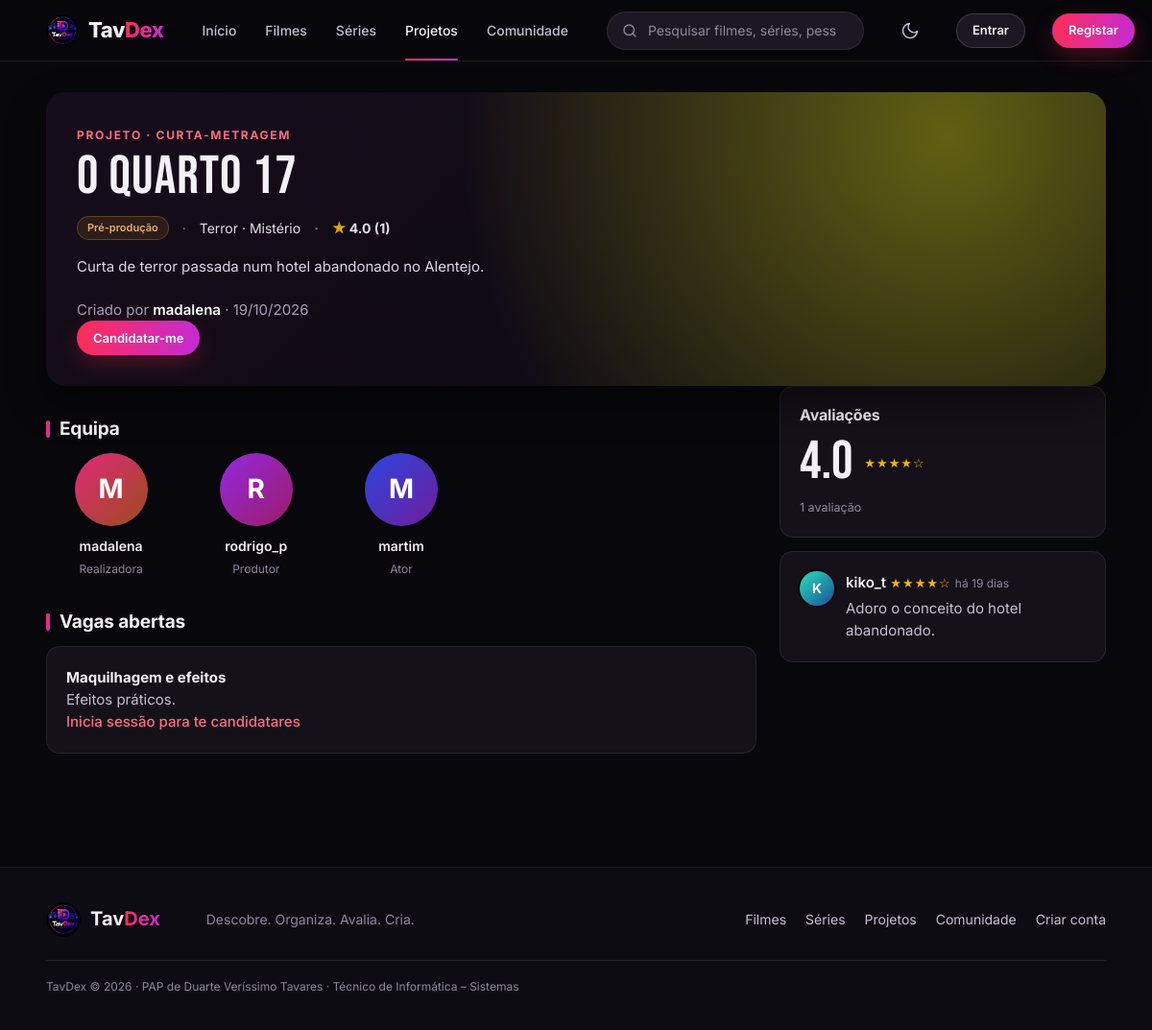
The page /projeto.php?id=9 on the database its author committed.
### tables this page shows
CREATE TABLE projetos (
    id INT AUTO_INCREMENT PRIMARY KEY,
    dono_id INT NOT NULL,
    titulo VARCHAR(100) NOT NULL,
    sinopse TEXT NOT NULL,
    tipo ENUM('Filme','Série','Curta-metragem','Documentário','Videoclipe') NOT NULL,
    genero VARCHAR(60) NOT NULL DEFAULT '',
    estado ENUM('Ideia','Recrutamento','Pré-produção','Em produção','Concluído') NOT NULL DEFAULT 'Ideia',
    criado_em TIMESTAMP NOT NULL DEFAULT CURRENT_TIMESTAMP,
    FOREIGN KEY (dono_id) REFERENCES utilizadores(id) ON DELETE CASCADE
);

CREATE TABLE utilizadores (
    id INT AUTO_INCREMENT PRIMARY KEY,
    nome VARCHAR(20) NOT NULL UNIQUE,
    email VARCHAR(120) NOT NULL UNIQUE,
    password_hash VARCHAR(255) NOT NULL,
    bio VARCHAR(160) NOT NULL DEFAULT '',
    localizacao VARCHAR(40) NOT NULL DEFAULT '',
    cor SMALLINT NOT NULL DEFAULT 330,               
    papel ENUM('utilizador','admin') NOT NULL DEFAULT 'utilizador',
    bloqueado BOOLEAN NOT NULL DEFAULT 0,
    notif_email BOOLEAN NOT NULL DEFAULT 0,           
    criado_em TIMESTAMP NOT NULL DEFAULT CURRENT_TIMESTAMP
);

CREATE TABLE projeto_equipa (
    id INT AUTO_INCREMENT PRIMARY KEY,
    projeto_id INT NOT NULL,
    funcao VARCHAR(60) NOT NULL,
    utilizador_id INT NULL,
    nome VARCHAR(60) NOT NULL DEFAULT '',
    FOREIGN KEY (projeto_id) REFERENCES projetos(id) ON DELETE CASCADE,
    FOREIGN KEY (utilizador_id) REFERENCES utilizadores(id) ON DELETE SET NULL
);

CREATE TABLE projeto_vagas (
    id INT AUTO_INCREMENT PRIMARY KEY,
    projeto_id INT NOT NULL,
    funcao VARCHAR(60) NOT NULL,
    descricao VARCHAR(200) NOT NULL DEFAULT '',
    aberta BOOLEAN NOT NULL DEFAULT 1,
    FOREIGN KEY (projeto_id) REFERENCES projetos(id) ON DELETE CASCADE
);

CREATE TABLE projeto_avaliacoes (
    id INT AUTO_INCREMENT PRIMARY KEY,
    projeto_id INT NOT NULL,
    utilizador_id INT NOT NULL,
    nota TINYINT NOT NULL CHECK (nota BETWEEN 1 AND 5),
    review VARCHAR(1000) NOT NULL DEFAULT '',
    criado_em TIMESTAMP NOT NULL DEFAULT CURRENT_TIMESTAMP,
    UNIQUE (projeto_id, utilizador_id),
    FOREIGN KEY (projeto_id) REFERENCES projetos(id) ON DELETE CASCADE,
    FOREIGN KEY (utilizador_id) REFERENCES utilizadores(id) ON DELETE CASCADE
);

### projeto.php (the view, shortened to what this page needs)
<?php
require 'lib.php';
$id = (int)($_GET['id'] ?? 0);
$p = linha('SELECT p.*, u.nome AS dono_nome, u.cor AS dono_cor FROM projetos p JOIN utilizadores u ON u.id = p.dono_id WHERE p.id = ?', [$id]);
$u = eu();
$dono = $u && (int)$u['id'] === (int)$p['dono_id'];
$pode_gerir = $dono || e_admin();
$equipa = linhas('SELECT e.*, u.nome AS unome, u.cor FROM projeto_equipa e LEFT JOIN utilizadores u ON u.id = e.utilizador_id WHERE e.projeto_id = ? ORDER BY e.id', [$id]);
$vagas = linhas('SELECT * FROM projeto_vagas WHERE projeto_id = ? AND aberta = 1 ORDER BY id', [$id]);
$minhas = $u ? linhas('SELECT c.*, v.funcao FROM candidaturas c JOIN projeto_vagas v ON v.id = c.vaga_id WHERE v.projeto_id = ? AND c.utilizador_id = ? ORDER BY c.criado_em DESC', [$id, $u['id']]) : [];
$ja_candidatei = array_column($minhas, 'vaga_id');
$avaliacoes = linhas('SELECT a.*, u.nome, u.cor FROM projeto_avaliacoes a JOIN utilizadores u ON u.id = a.utilizador_id WHERE a.projeto_id = ? ORDER BY a.criado_em DESC', [$id]);
$media = $avaliacoes ? array_sum(array_column($avaliacoes, 'nota')) / count($avaliacoes) : null;
$pendentes = $pode_gerir ? (int)valor("SELECT COUNT(*) FROM candidaturas c JOIN projeto_vagas v ON v.id = c.vaga_id WHERE v.projeto_id = ? AND c.estado = 'pendente'", [$id]) : 0;
require 'cabecalho.php';
?>
<div class="content"><div class="left">
  <div class="dh pdh" style="--h:<?= cor_de($p['titulo']) ?>"><div>
    <span class="tag">PROJETO · <?= e(mb_strtoupper($p['tipo'])) ?></span>
    <h1><?= e($p['titulo']) ?></h1>
    <p class="meta"><?= badge_estado($p['estado']) ?><?php if ($p['genero']): ?><span><?= e($p['genero']) ?></span><?php endif; ?>
      <?php if ($media): ?><span class="star"><i class="st">★</i> <?= number_format($media, 1) ?> (<?= count($avaliacoes) ?>)</span><?php endif; ?></p>
    <p class="desc"><?= nl2br(e($p['sinopse'])) ?></p>
    <p class="muted">Criado por <?= link_perfil(['nome' => $p['dono_nome']]) ?> · <?= tempo($p['criado_em']) ?></p>
    <div class="btns">
      <?php if ($pode_gerir): ?>
        <a class="btn primary sm" href="projeto_editar.php?id=<?= $id ?>">✎ Editar projeto</a>
        <a class="btn ghost sm" href="candidaturas.php?id=<?= $id ?>">Candidaturas<?= $pendentes ? ' (' . $pendentes . ' novas)' : '' ?></a>
      <?php elseif ($vagas): ?>
        <a class="btn primary sm" href="#vagas">Candidatar-me</a>
      <?php endif; ?>
    </div>
  </div></div>
  <div class="dcols"><div>
    <h2 class="sh">Equipa</h2>
    <div class="cast">
      <?php foreach ($equipa as $m): ?>
        <div class="pp"><?= avatar(['nome' => $m['unome'] ?? $m['nome'], 'cor' => $m['cor'] ?? 215], 'l') ?>
          <b><?= $m['unome'] ? link_perfil(['nome' => $m['unome']]) : e($m['nome']) ?></b><small><?= e($m['funcao']) ?></small></div>
      <?php endforeach; ?>
    </div>
    <h2 class="sh" id="vagas">Vagas abertas</h2>
    <?php foreach ($vagas as $v): ?>
      <div class="box vaga"><b><?= e($v['funcao']) ?></b><?php if ($v['descricao']): ?><p><?= e($v['descricao']) ?></p><?php endif; ?>
        <?php if (!$u): ?><p><a class="lk" href="login.php?voltar=<?= urlencode('projeto.php?id=' . $id) ?>">Inicia sessão para te candidatares</a></p>
        <?php elseif ($dono): ?>
        <?php elseif (in_array($v['id'], $ja_candidatei)): ?><p class="muted">Já te candidataste a esta vaga.</p>
        <?php endif; ?></div>
    <?php endforeach; ?>
  </div><div id="avaliacoes">
    <div class="box"><h3>Avaliações</h3>
      <div class="score"><b><?= $media ? number_format($media, 1) : '–' ?></b><?= $media ? estrelas($media) : '' ?></div>
      <small class="muted"><?= count($avaliacoes) ?> avaliação<?= count($avaliacoes) === 1 ? '' : 'ões' ?></small>
    </div>
    <?php foreach ($avaliacoes as $a): ?>
      <div class="box rv"><?= avatar($a) ?><div><b><?= link_perfil($a) ?></b> <?= estrelas($a['nota']) ?> <small><?= tempo($a['criado_em']) ?></small>
        <?php if ($a['review']): ?><p><?= nl2br(e($a['review'])) ?></p><?php endif; ?></div>
        <?php if ($u && ((int)$a['utilizador_id'] === (int)$u['id'] || e_admin())): ?>
          <form method="post" class="inline" data-confirm="Apagar esta avaliação?"><?= campo_csrf() ?><input type="hidden" name="op" value="apagar_avaliacao"><input type="hidden" name="avaliacao" value="<?= $a['id'] ?>"><button class="del-btn" title="Apagar">🗑</button></form>
        <?php endif; ?></div>
    <?php endforeach; ?>
  </div></div>
</div></div>
<?php require 'rodape.php'; ?>

### lib.php (shortened to what this page needs)
<?php
function bd(): PDO
{
    static $pdo = null;
    if ($pdo === null) {
        $dsn = getenv('TAVDEX_DSN') ?: 'mysql:host=' . BD_HOST . ';dbname=' . BD_NOME . ';charset=utf8mb4';
        try {
            $pdo = new PDO($dsn, BD_UTILIZADOR, BD_PASSWORD, [
                PDO::ATTR_ERRMODE => PDO::ERRMODE_EXCEPTION,
                PDO::ATTR_DEFAULT_FETCH_MODE => PDO::FETCH_ASSOC,
            ]);
        } catch (PDOException $e) {
            http_response_code(500);
            exit('<p style="font-family:sans-serif">Não foi possível ligar à base de dados. Confirma que o MySQL está ligado (no XAMPP ou nos Serviços do Windows), que a password em <b>config.php</b> está certa e que importaste <b>base_dados.sql</b> e <b>dados.sql</b>.</p>');
        }
    }
    return $pdo;
}
function sql(string $consulta, array $param = []): PDOStatement
{
    $st = bd()->prepare($consulta);
    $st->execute($param);
    return $st;
}
function linhas(string $consulta, array $param = []): array
{
    return sql($consulta, $param)->fetchAll();
}
function linha(string $consulta, array $param = []): ?array
{
    $r = sql($consulta, $param)->fetch();
    return $r ?: null;
}
function eu(): ?array
{
    static $u = false;
    if ($u === false) {
        $u = null;
    }
    return $u;
}
function e_admin(): bool
{
    return eu() && eu()['papel'] === 'admin';
}
function e($texto): string
{
    return htmlspecialchars((string)$texto, ENT_QUOTES, 'UTF-8');
}
function tempo(?string $data): string
{
    $s = time() - strtotime($data);
    if ($s < 2592000) return 'há ' . floor($s / 86400) . ' dias';
    return date('d/m/Y', strtotime($data));
}
function avatar(array $u, string $tamanho = 's'): string
{
    $letra = mb_strtoupper(mb_substr($u['nome'], 0, 1));
    return '<span class="av ' . $tamanho . '" style="--h:' . (int)$u['cor'] . '">' . e($letra) . '</span>';
}
function link_perfil(array $u): string
{
    return '<a class="lk-u" href="perfil.php?u=' . urlencode($u['nome']) . '">' . e($u['nome']) . '</a>';
}
function estrelas($nota): string
{
    $n = (int)round((float)$nota);
    return '<span class="sst" title="' . e(number_format((float)$nota, 1)) . ' de 5">' . str_repeat('★', $n) . str_repeat('☆', 5 - $n) . '</span>';
}
function cor_de(string $texto): int
{
    $s = 0;
    foreach (mb_str_split($texto) as $c) $s += mb_ord($c) * 7;
    return $s % 360;
}
function badge_estado(string $estado): string
{
    $cores = ['Ideia' => 270, 'Recrutamento' => 330, 'Pré-produção' => 35, 'Em produção' => 150, 'Concluído' => 215,
              'pendente' => 35, 'aceite' => 150, 'rejeitada' => 0, 'resolvida' => 150, 'ignorada' => 215];
    return '<span class="badge" style="--c:' . ($cores[$estado] ?? 330) . '">' . e(ucfirst($estado)) . '</span>';
}

### rows shown on the page
projetos: tipo "CURTA-METRAGEM", titulo "O Quarto 17", estado "Pré-produção", genero "Terror · Mistério", sinopse "Curta de terror passada num hotel abandonado no Alentejo.", dono.nome "madalena", criado_em "19/10/2026"
projeto_equipa: utilizador.nome "madalena", funcao "Realizadora"
projeto_equipa: utilizador.nome "R", utilizador.nome "rodrigo_p", funcao "Produtor"
projeto_equipa: utilizador.nome "M", utilizador.nome "martim", funcao "Ator"
projeto_vagas: funcao "Maquilhagem e efeitos", descricao "Efeitos práticos."
projeto_avaliacoes: utilizador.nome "K", utilizador.nome "kiko_t", nota "★★★★", nota "☆", criado_em "há 19 dias", review "Adoro o conceito do hotel abandonado."

### other values the page prints
$nome "Início"
$nome "Filmes"
$nome "Séries"
$nome "Projetos"
$nome "Comunidade"
$media "4.0"
count($avaliacoes) "1"
str_repeat('★', $n) "★★★★"
str_repeat('☆', 5 - $n) "☆"
